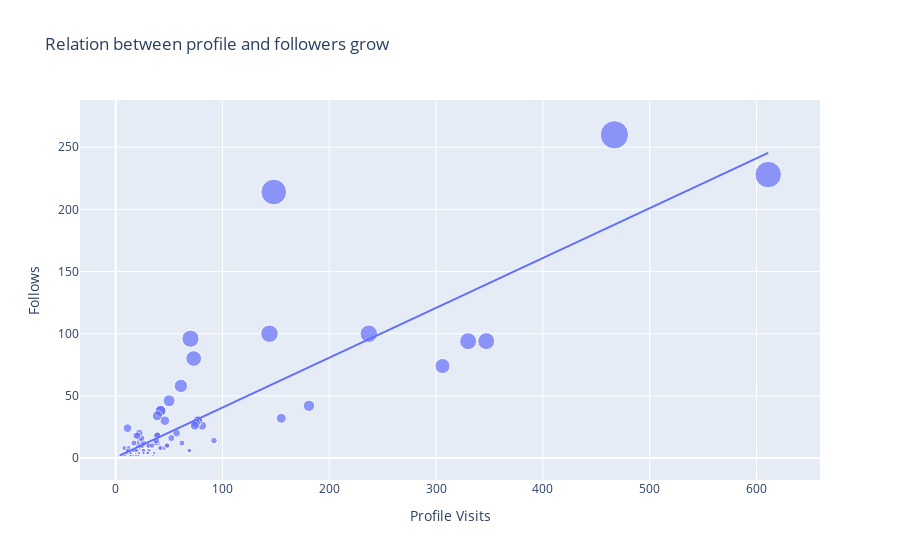

The cell this chart's notebook holds for it:
### Markdown cell above
#### 41% of conversion rate

### Code cell
# Relationship between total profile visits and number of followers gained from all profile visits

figure = px.scatter(data_frame=data, x="Profile Visits", y="Follows", size="Follows", trendline="ols",
                   title="Relation between profile and followers grow")
figure.show()

### Figure 1 — Plotly figure (JSON) as saved in the notebook; plotly's stock layout.template omitted (floating-point values rounded to 4 significant figures)
{"data": [{"hovertemplate": "Profile Visits=%{x}<br>Follows=%{marker.size}<extra></extra>", "legendgroup": "", "marker": {"color": "#636efa", "size": [2, 10, 12, 8, 0, 2, 0, 6, 4, 6, 4, 0, 2, 4, 42, 6, 2, 2, 30, 0, 0, 24, 100, 2, 4, 6, 6, 6, 2, 2, 20, 2, 4, 8, 26, 2, 2, 4, 0, 2, 94, 8, 18, 10, 4, 4, 4, 4, 18, 38, 10, 12, 4, 4, 74, 0, 6, 6, 0, 6, 12, 10, 8, 8, 46, 12, 10, 94, 6, 10, 6, 4, 12, 16, 12, 8, 32, 8, 16, 6, 10, 10, 6, 2, 2, 30, 0, 4, 4, 18, 38, 10, 2, 4, 6, 6, 6, 2, 2, 14, 8, 14, 28, 18, 12, 34, 26, 260, 16, 96, 20, 30, 58, 100, 80, 18, 10, 214, 228], "sizemode": "area", "sizeref": 0.65, "symbol": "circle"}, "mode": "markers", "name": "", "orientation": "v", "showlegend": false, "type": "scatter", "x": [35, 48, 62, 23, 8, 9, 26, 12, 36, 31, 29, 15, 8, 20, 181, 17, 16, 21, 77, 10, 9, 11, 144, 14, 10, 19, 69, 11, 19, 9, 57, 13, 11, 24, 81, 4, 7, 14, 18, 8, 330, 21, 19, 32, 19, 21, 14, 30, 39, 42, 31, 20, 12, 22, 306, 13, 26, 16, 15, 15, 39, 21, 8, 45, 50, 37, 25, 347, 26, 48, 16, 26, 17, 52, 22, 41, 155, 12, 22, 20, 23, 25, 17, 16, 21, 77, 10, 14, 30, 39, 42, 31, 14, 10, 19, 69, 11, 19, 9, 38, 42, 92, 75, 21, 26, 39, 74, 467, 24, 70, 22, 46, 61, 237, 73, 20, 34, 148, 611], "xaxis": "x", "y": [2, 10, 12, 8, 0, 2, 0, 6, 4, 6, 4, 0, 2, 4, 42, 6, 2, 2, 30, 0, 0, 24, 100, 2, 4, 6, 6, 6, 2, 2, 20, 2, 4, 8, 26, 2, 2, 4, 0, 2, 94, 8, 18, 10, 4, 4, 4, 4, 18, 38, 10, 12, 4, 4, 74, 0, 6, 6, 0, 6, 12, 10, 8, 8, 46, 12, 10, 94, 6, 10, 6, 4, 12, 16, 12, 8, 32, 8, 16, 6, 10, 10, 6, 2, 2, 30, 0, 4, 4, 18, 38, 10, 2, 4, 6, 6, 6, 2, 2, 14, 8, 14, 28, 18, 12, 34, 26, 260, 16, 96, 20, 30, 58, 100, 80, 18, 10, 214, 228], "yaxis": "y"}, {"hovertemplate": "<b>OLS trendline</b><br>Follows = 0.400884 * Profile Visits + 0.46283<br>R<sup>2</sup>=0.727868<br><br>Profile Visits=%{x}<br>Follows=%{y} <b>(trend)</b><extra></extra>", "legendgroup": "", "marker": {"color": "#636efa", "symbol": "circle"}, "mode": "lines", "name": "", "showlegend": false, "type": "scatter", "x": [4, 7, 8, 8, 8, 8, 9, 9, 9, 9, 10, 10, 10, 10, 11, 11, 11, 11, 12, 12, 12, 13, 13, 14, 14, 14, 14, 14, 15, 15, 15, 16, 16, 16, 16, 17, 17, 17, 18, 19, 19, 19, 19, 19, 19, 20, 20, 20, 20, 21, 21, 21, 21, 21, 21, 22, 22, 22, 22, 23, 23, 24, 24, 25, 25, 26, 26, 26, 26, 26, 29, 30, 30, 31, 31, 31, 32, 34, 35, 36, 37, 38, 39, 39, 39, 39, 41, 42, 42, 42, 45, 46, 48, 48, 50, 52, 57, 61, 62, 69, 69, 70, 73, 74, 75, 77, 77, 81, 92, 144, 148, 155, 181, 237, 306, 330, 347, 467, 611], "xaxis": "x", "y": [2.066, 3.269, 3.67, 3.67, 3.67, 3.67, 4.071, 4.071, 4.071, 4.071, 4.472, 4.472, 4.472, 4.472, 4.873, 4.873, 4.873, 4.873, 5.273, 5.273, 5.273, 5.674, 5.674, 6.075, 6.075, 6.075, 6.075, 6.075, 6.476, 6.476, 6.476, 6.877, 6.877, 6.877, 6.877, 7.278, 7.278, 7.278, 7.679, 8.08, 8.08, 8.08, 8.08, 8.08, 8.08, 8.481, 8.481, 8.481, 8.481, 8.881, 8.881, 8.881, 8.881, 8.881, 8.881, 9.282, 9.282, 9.282, 9.282, 9.683, 9.683, 10.08, 10.08, 10.48, 10.48, 10.89, 10.89, 10.89, 10.89, 10.89, 12.09, 12.49, 12.49, 12.89, 12.89, 12.89, 13.29, 14.09, 14.49, 14.89, 15.3, 15.7, 16.1, 16.1, 16.1, 16.1, 16.9, 17.3, 17.3, 17.3, 18.5, 18.9, 19.71, 19.71, 20.51, 21.31, 23.31, 24.92, 25.32, 28.12, 28.12, 28.52, 29.73, 30.13, 30.53, 31.33, 31.33, 32.93, 37.34, 58.19, 59.79, 62.6, 73.02, 95.47, 123.1, 132.8, 139.6, 187.7, 245.4], "yaxis": "y"}], "layout": {"legend": {"itemsizing": "constant", "tracegroupgap": 0}, "title": {"text": "Relation between profile and followers grow"}, "xaxis": {"anchor": "y", "domain": [0, 1], "title": {"text": "Profile Visits"}}, "yaxis": {"anchor": "x", "domain": [0, 1], "title": {"text": "Follows"}}}}
